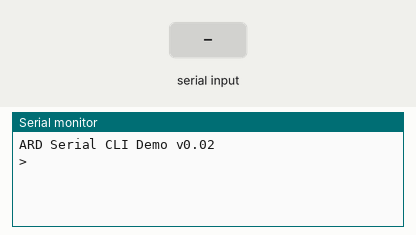
This sketch was run on a simulated Arduino Uno, built with avr-gcc and run on an emulated ATmega328P. Shown: the last lines printed to the serial monitor. The test bench sets the inputs (shaded band).

Above: at 0.9 s.
1.0 s: "1\n" received over Serial
At 2.2 s:
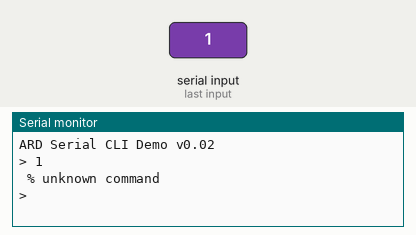
2.5 s: byte 10 (10) received over Serial
At 3.1 s:
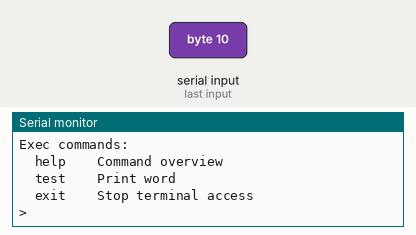
4.0 s: "0\n" received over Serial
At 4.8 s:
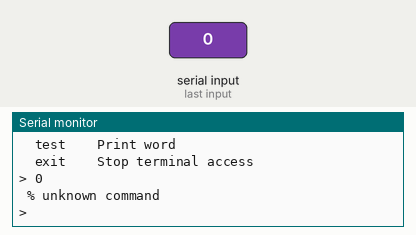

The sketch:

arduino-cli.ino
```cpp
/* Class ardcli
 * A simple and easy to use console command line interface for the Arduino serial connection, loosly inspired by Cisco IOS.
 * The begin() function will call your own Exec after pressing <enter>, or Help function when pressing <tab> or <?>. These
 * functions require a char[] paramater to be able to pass the active command.
 * To exit the interface, call the exit() function from one of these functions.
 *
 * Usage:
 * ardcli ardCli;
 * void functionExec(char data[]) { };
 * void functionHelp(char data[]) { };
 * ardCli.begin(functionExec, functionHelp);
 *
 * See the demo below for a fully working example
*/
class ardcli {
  public:
    ardcli();
    void begin(void(*onExecPtr)(char data[]), void(*onHelpPtr)(char data[]));
    void exit();
  private:
    bool _exit;
    void (*onExec)(char data[]);
    void (*onHelp)(char data[]);
};
ardcli::ardcli() {
  _exit = false;
}
void ardcli::exit() {
  _exit = true;
}
void ardcli::begin(void(*onExecPtr)(char data[]), void(*onHelpPtr)(char data[])) {
  this->onExec = onExecPtr;
  this->onHelp = onHelpPtr;
  char buff[20] = "";
  byte blen = 0;
  byte incomingByte = 0;
  Serial.print("\r\n> ");
  while (!_exit) {
    if (Serial.available() > 0) {
      incomingByte = Serial.read();
      if ((incomingByte == 10) || (incomingByte == 13)) {           // <enter>
        Serial.println("");
        onExec(buff);
        Serial.print("> ");
        for (int i=0; i<20; i++)
          buff[i] = 0;
        blen = 0;
      } else if ((incomingByte == 9) || (incomingByte == 63)) {     // <tab>, <?>
        Serial.println("");
        onHelp(buff);
        Serial.print("> ");
        Serial.print(buff);
      } else if (incomingByte == 127) {                             // <backspace>
        if (blen > 0) {
          Serial.print((char) incomingByte);
          blen--;
          buff[blen] = 0;
        }
      } else if ((incomingByte >=32) && (incomingByte <=159)) {     // <a> to <Z> (ASCII)
        Serial.print((char) incomingByte);
        buff[blen] = (char) incomingByte;
        blen++;
      }
    }
  }
  Serial.println("\r\n % terminated.");
}

/*
 * -= Full Demo =-
 */

ardcli ardCli;

char** strSplit(char str[], char delimiter) {
  char* prev = str-1;
  char* pcur = strchr(str,delimiter);
  char* pend = strchr(str,NULL);
  char** result = new char*[10];
  byte i = 0;
  while (pcur!=NULL)
  {
    char dest[10] = "";
    strncpy(dest, prev+1,pcur-prev-1);
    prev = pcur;
    pcur = strchr(pcur+1,delimiter);
    result[i] = new char[10];
    strcpy(result[i],dest);
    i++;
  }
  char dest[10] = "";
  strncpy(dest, prev+1,pend-prev-1);
  result[i] = new char[10];
  strcpy(result[i],dest);
  for (byte j=i+1; j<10; j++) {
    result[j] = new char[10];
    strcpy(result[j],"");
  }
  return result;
}

void acExec(char data[]) {
  char** tdata = strSplit(data, " :");
  if (strcmp(tdata[0], "help") == 0) {
    acHelp("help");
  } else if (strcmp(tdata[0], "test") == 0) {
    for (int i = 0; i < 5; i++) {
      Serial.print(" ");
      Serial.print(tdata[1]);
    }
    Serial.println();
  } else if (strcmp(tdata[0], "exit") == 0) {
    ardCli.exit();
  } else if (strcmp(tdata[0], "") == 0) {
    acHelp("help");
  } else {
    Serial.println(" % unknown command");
  }
}

void acHelp(char data[]) {
  char** tdata = strSplit(data, " :");
  if (strcmp(tdata[0], "help") == 0) {
    Serial.println("Exec commands:");
    Serial.println("  help    Command overview");
    Serial.println("  test    Print word");
    Serial.println("  exit    Stop terminal access");
    Serial.println();
  } else if (strcmp(tdata[0], "test") == 0) {
    Serial.println("  test [word]     Print [word] 5 times");
  } else if (strcmp(tdata[0], "") == 0) {
    acHelp("help");
  } else {
    Serial.println(" % unknown command");
  }
}

void setup() {
  Serial.begin(9600);
  Serial.println("\r\nARD Serial CLI Demo v0.02");
  ardCli.begin(acExec, acHelp);
}

void loop() { }
```

Measured:
- after the input at 1.0 s, the serial monitor: prints a new line at once (image 1)
- after the input at 2.5 s, the serial monitor: prints a new line at once (image 2)
- after the input at 4.0 s, the serial monitor: prints a new line at once (image 3)
